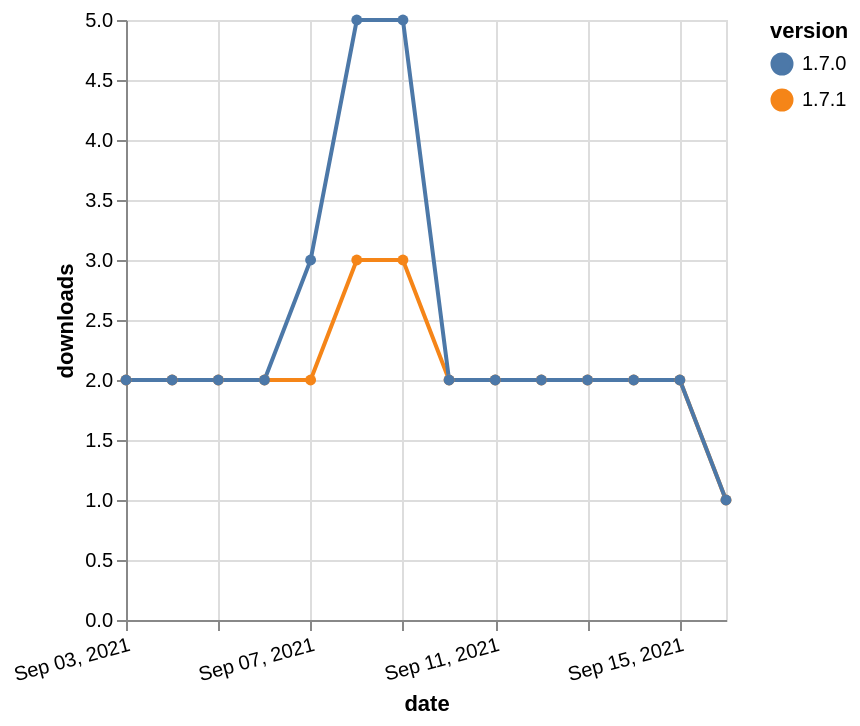

The Vega-Lite source for this figure:
### Vega-Lite specification from a JSON file in a GitHub repository (floating-point values rounded to 4 significant figures)
{"$schema": "https://vega.github.io/schema/vega-lite/v5.json", "description": "A simple bar chart with embedded data.", "data": {"values": [{"date": "2021-09-03", "total": 4298, "delta": 2, "version": "1.7.1"}, {"date": "2021-09-04", "total": 4300, "delta": 2, "version": "1.7.1"}, {"date": "2021-09-05", "total": 4302, "delta": 2, "version": "1.7.1"}, {"date": "2021-09-06", "total": 4304, "delta": 2, "version": "1.7.1"}, {"date": "2021-09-07", "total": 4306, "delta": 2, "version": "1.7.1"}, {"date": "2021-09-08", "total": 4309, "delta": 3, "version": "1.7.1"}, {"date": "2021-09-09", "total": 4312, "delta": 3, "version": "1.7.1"}, {"date": "2021-09-10", "total": 4314, "delta": 2, "version": "1.7.1"}, {"date": "2021-09-11", "total": 4316, "delta": 2, "version": "1.7.1"}, {"date": "2021-09-12", "total": 4318, "delta": 2, "version": "1.7.1"}, {"date": "2021-09-13", "total": 4320, "delta": 2, "version": "1.7.1"}, {"date": "2021-09-14", "total": 4322, "delta": 2, "version": "1.7.1"}, {"date": "2021-09-15", "total": 4324, "delta": 2, "version": "1.7.1"}, {"date": "2021-09-16", "total": 4325, "delta": 1, "version": "1.7.1"}, {"date": "2021-09-03", "total": 10201, "delta": 2, "version": "1.7.0"}, {"date": "2021-09-04", "total": 10203, "delta": 2, "version": "1.7.0"}, {"date": "2021-09-05", "total": 10205, "delta": 2, "version": "1.7.0"}, {"date": "2021-09-06", "total": 10207, "delta": 2, "version": "1.7.0"}, {"date": "2021-09-07", "total": 10210, "delta": 3, "version": "1.7.0"}, {"date": "2021-09-08", "total": 10215, "delta": 5, "version": "1.7.0"}, {"date": "2021-09-09", "total": 10220, "delta": 5, "version": "1.7.0"}, {"date": "2021-09-10", "total": 10222, "delta": 2, "version": "1.7.0"}, {"date": "2021-09-11", "total": 10224, "delta": 2, "version": "1.7.0"}, {"date": "2021-09-12", "total": 10226, "delta": 2, "version": "1.7.0"}, {"date": "2021-09-13", "total": 10228, "delta": 2, "version": "1.7.0"}, {"date": "2021-09-14", "total": 10230, "delta": 2, "version": "1.7.0"}, {"date": "2021-09-15", "total": 10232, "delta": 2, "version": "1.7.0"}, {"date": "2021-09-16", "total": 10233, "delta": 1, "version": "1.7.0"}]}, "width": "container", "mark": {"type": "line", "point": {"filled": true}}, "encoding": {"x": {"field": "date", "type": "temporal", "timeUnit": "yearmonthdate", "title": "date", "axis": {"labelAngle": -15}}, "y": {"field": "delta", "type": "quantitative", "title": "downloads"}, "color": {"field": "version", "type": "nominal"}, "tooltip": {"field": "delta"}}}
